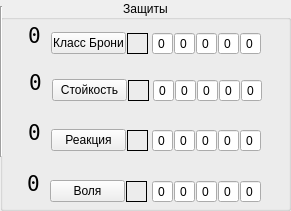
   <widget class="QGroupBox" name="groupBox">
    <property name="geometry">
     <rect>
      <x>260</x>
      <y>70</y>
      <width>291</width>
      <height>211</height>
     </rect>
    </property>
    <property name="title">
     <string>Защиты</string>
    </property>
    <property name="alignment">
     <set>Qt::AlignCenter</set>
    </property>
    <property name="flat">
     <bool>true</bool>
    </property>
    <widget class="QLabel" name="label">
     <property name="geometry">
      <rect>
       <x>9</x>
       <y>9</y>
       <width>51</width>
       <height>51</height>
      </rect>
     </property>
     <property name="styleSheet">
      <string notr="true"/>
     </property>
     <property name="frameShape">
      <enum>QFrame::NoFrame</enum>
     </property>
     <property name="frameShadow">
      <enum>QFrame::Sunken</enum>
     </property>
     <property name="text">
      <string/>
     </property>
     <property name="pixmap">
      <pixmap>icon/Shield-PNG-Image.png</pixmap>
     </property>
     <property name="scaledContents">
      <bool>true</bool>
     </property>
     <property name="alignment">
      <set>Qt::AlignCenter</set>
     </property>
    </widget>
    <widget class="QPushButton" name="pushButton_2">
     <property name="geometry">
      <rect>
       <x>51</x>
       <y>32</y>
       <width>75</width>
       <height>22</height>
      </rect>
     </property>
     <property name="text">
      <string>Класс Брони</string>
     </property>
    </widget>
    <widget class="QLabel" name="AC_sum">
     <property name="geometry">
      <rect>
       <x>19</x>
       <y>20</y>
       <width>31</width>
       <height>31</height>
      </rect>
     </property>
     <property name="font">
      <font>
       <family>NSimSun</family>
       <pointsize>16</pointsize>
      </font>
     </property>
     <property name="text">
      <string>0</string>
     </property>
     <property name="textFormat">
      <enum>Qt::PlainText</enum>
     </property>
     <property name="alignment">
      <set>Qt::AlignCenter</set>
     </property>
    </widget>
    <widget class="QLabel" name="ten_and_halflevel">
     <property name="geometry">
      <rect>
       <x>127</x>
       <y>33</y>
       <width>21</width>
       <height>21</height>
      </rect>
     </property>
     <property name="frameShape">
      <enum>QFrame::Box</enum>
     </property>
     <property name="text">
      <string/>
     </property>
    </widget>
    <widget class="QLabel" name="label_13">
     <property name="geometry">
      <rect>
       <x>10</x>
       <y>56</y>
       <width>51</width>
       <height>51</height>
      </rect>
     </property>
     <property name="styleSheet">
      <string notr="true"/>
     </property>
     <property name="frameShape">
      <enum>QFrame::NoFrame</enum>
     </property>
     <property name="frameShadow">
      <enum>QFrame::Sunken</enum>
     </property>
     <property name="text">
      <string/>
     </property>
     <property name="pixmap">
      <pixmap>icon/Shield-PNG-Image.png</pixmap>
     </property>
     <property name="scaledContents">
      <bool>true</bool>
     </property>
     <property name="alignment">
      <set>Qt::AlignCenter</set>
     </property>
    </widget>
    <widget class="QLabel" name="ten_and_halflevel_2">
     <property name="geometry">
      <rect>
       <x>128</x>
       <y>80</y>
       <width>21</width>
       <height>21</height>
      </rect>
     </property>
     <property name="frameShape">
      <enum>QFrame::Box</enum>
     </property>
     <property name="text">
      <string/>
     </property>
    </widget>
    <widget class="QLabel" name="FORT_sum">
     <property name="geometry">
      <rect>
       <x>20</x>
       <y>67</y>
       <width>31</width>
       <height>31</height>
      </rect>
     </property>
     <property name="font">
      <font>
       <family>NSimSun</family>
       <pointsize>16</pointsize>
      </font>
     </property>
     <property name="text">
      <string>0</string>
     </property>
     <property name="textFormat">
      <enum>Qt::PlainText</enum>
     </property>
     <property name="alignment">
      <set>Qt::AlignCenter</set>
     </property>
    </widget>
    <widget class="QPushButton" name="pushButton_11">
     <property name="geometry">
      <rect>
       <x>52</x>
       <y>79</y>
       <width>75</width>
       <height>22</height>
      </rect>
     </property>
     <property name="text">
      <string>Стойкость</string>
     </property>
    </widget>
    <widget class="QLabel" name="label_20">
     <property name="geometry">
      <rect>
       <x>9</x>
       <y>106</y>
       <width>51</width>
       <height>51</height>
      </rect>
     </property>
     <property name="styleSheet">
      <string notr="true"/>
     </property>
     <property name="frameShape">
      <enum>QFrame::NoFrame</enum>
     </property>
     <property name="frameShadow">
      <enum>QFrame::Sunken</enum>
     </property>
     <property name="text">
      <string/>
     </property>
     <property name="pixmap">
      <pixmap>icon/Shield-PNG-Image.png</pixmap>
     </property>
     <property name="scaledContents">
      <bool>true</bool>
     </property>
     <property name="alignment">
      <set>Qt::AlignCenter</set>
     </property>
    </widget>
    <widget class="QLabel" name="ten_and_halflevel_3">
     <property name="geometry">
      <rect>
       <x>127</x>
       <y>130</y>
       <width>21</width>
       <height>21</height>
      </rect>
     </property>
     <property name="frameShape">
      <enum>QFrame::Box</enum>
     </property>
     <property name="text">
      <string/>
     </property>
    </widget>
    <widget class="QLabel" name="REF_sum">
     <property name="geometry">
      <rect>
       <x>19</x>
       <y>117</y>
       <width>31</width>
       <height>31</height>
      </rect>
     </property>
     <property name="font">
      <font>
       <family>NSimSun</family>
       <pointsize>16</pointsize>
      </font>
     </property>
     <property name="text">
      <string>0</string>
     </property>
     <property name="textFormat">
      <enum>Qt::PlainText</enum>
     </property>
     <property name="alignment">
      <set>Qt::AlignCenter</set>
     </property>
    </widget>
    <widget class="QPushButton" name="pushButton_12">
     <property name="geometry">
      <rect>
       <x>51</x>
       <y>129</y>
       <width>75</width>
       <height>22</height>
      </rect>
     </property>
     <property name="text">
      <string>Реакция</string>
     </property>
    </widget>
    <widget class="QLabel" name="label_32">
     <property name="geometry">
      <rect>
       <x>8</x>
       <y>157</y>
       <width>51</width>
       <height>51</height>
      </rect>
     </property>
     <property name="styleSheet">
      <string notr="true"/>
     </property>
     <property name="frameShape">
      <enum>QFrame::NoFrame</enum>
     </property>
     <property name="frameShadow">
      <enum>QFrame::Sunken</enum>
     </property>
     <property name="text">
      <string/>
     </property>
     <property name="pixmap">
      <pixmap>icon/Shield-PNG-Image.png</pixmap>
     </property>
     <property name="scaledContents">
      <bool>true</bool>
     </property>
     <property name="alignment">
      <set>Qt::AlignCenter</set>
     </property>
    </widget>
    <widget class="QLabel" name="ten_and_halflevel_4">
     <property name="geometry">
      <rect>
       <x>126</x>
       <y>181</y>
       <width>21</width>
       <height>21</height>
      </rect>
     </property>
     <property name="frameShape">
      <enum>QFrame::Box</enum>
     </property>
     <property name="text">
      <string/>
     </property>
    </widget>
    <widget class="QPushButton" name="pushButton_18">
     <property name="geometry">
      <rect>
       <x>50</x>
       <y>180</y>
       <width>75</width>
       <height>22</height>
      </rect>
     </property>
     <property name="text">
      <string>Воля</string>
     </property>
    </widget>
    <widget class="QLabel" name="WILL_sum">
     <property name="geometry">
      <rect>
       <x>18</x>
       <y>168</y>
       <width>31</width>
       <height>31</height>
      </rect>
     </property>
     <property name="font">
      <font>
       <family>NSimSun</family>
       <pointsize>16</pointsize>
      </font>
     </property>
     <property name="text">
      <string>0</string>
     </property>
     <property name="textFormat">
      <enum>Qt::PlainText</enum>
     </property>
     <property name="alignment">
      <set>Qt::AlignCenter</set>
     </property>
    </widget>
    <widget class="Line" name="line">
     <property name="geometry">
      <rect>
       <x>-7</x>
       <y>6</y>
       <width>16</width>
       <height>151</height>
      </rect>
     </property>
     <property name="orientation">
      <enum>Qt::Vertical</enum>
     </property>
    </widget>
    <widget class="QLineEdit" name="armor_dodge">
     <property name="geometry">
      <rect>
       <x>152</x>
       <y>33</y>
       <width>21</width>
       <height>21</height>
      </rect>
     </property>
     <property name="text">
      <string>0</string>
     </property>
     <property name="alignment">
      <set>Qt::AlignCenter</set>
     </property>
    </widget>
    <widget class="QLineEdit" name="class_bonus">
     <property name="geometry">
      <rect>
       <x>174</x>
       <y>33</y>
       <width>21</width>
       <height>21</height>
      </rect>
     </property>
     <property name="text">
      <string>0</string>
     </property>
     <property name="alignment">
      <set>Qt::AlignCenter</set>
     </property>
    </widget>
    <widget class="QLineEdit" name="feat_bonus">
     <property name="geometry">
      <rect>
       <x>196</x>
       <y>33</y>
       <width>21</width>
       <height>21</height>
      </rect>
     </property>
     <property name="text">
      <string>0</string>
     </property>
     <property name="alignment">
      <set>Qt::AlignCenter</set>
     </property>
    </widget>
    <widget class="QLineEdit" name="misc_bonus">
     <property name="geometry">
      <rect>
       <x>240</x>
       <y>33</y>
       <width>21</width>
       <height>21</height>
      </rect>
     </property>
     <property name="text">
      <string>0</string>
     </property>
     <property name="alignment">
      <set>Qt::AlignCenter</set>
     </property>
    </widget>
    <widget class="QLineEdit" name="enh_bonus">
     <property name="geometry">
      <rect>
       <x>218</x>
       <y>33</y>
       <width>21</width>
       <height>21</height>
      </rect>
     </property>
     <property name="text">
      <string>0</string>
     </property>
     <property name="alignment">
      <set>Qt::AlignCenter</set>
     </property>
    </widget>
    <widget class="QLineEdit" name="feat_bonus_2">
     <property name="geometry">
      <rect>
       <x>197</x>
       <y>80</y>
       <width>21</width>
       <height>21</height>
      </rect>
     </property>
     <property name="text">
      <string>0</string>
     </property>
     <property name="alignment">
      <set>Qt::AlignCenter</set>
     </property>
    </widget>
    <widget class="QLineEdit" name="enh_bonus_2">
     <property name="geometry">
      <rect>
       <x>219</x>
       <y>80</y>
       <width>21</width>
       <height>21</height>
      </rect>
     </property>
     <property name="text">
      <string>0</string>
     </property>
     <property name="alignment">
      <set>Qt::AlignCenter</set>
     </property>
    </widget>
    <widget class="QLineEdit" name="ability_bonus">
     <property name="geometry">
      <rect>
       <x>153</x>
       <y>80</y>
       <width>21</width>
       <height>21</height>
      </rect>
     </property>
     <property name="text">
      <string>0</string>
     </property>
     <property name="alignment">
      <set>Qt::AlignCenter</set>
     </property>
    </widget>
    <widget class="QLineEdit" name="class_bonus_2">
     <property name="geometry">
      <rect>
       <x>175</x>
       <y>80</y>
       <width>21</width>
       <height>21</height>
      </rect>
     </property>
     <property name="text">
      <string>0</string>
     </property>
     <property name="alignment">
      <set>Qt::AlignCenter</set>
     </property>
    </widget>
    <widget class="QLineEdit" name="misc_bonus_2">
     <property name="geometry">
      <rect>
       <x>241</x>
       <y>80</y>
       <width>21</width>
       <height>21</height>
      </rect>
     </property>
     <property name="text">
      <string>0</string>
     </property>
     <property name="alignment">
      <set>Qt::AlignCenter</set>
     </property>
    </widget>
    <widget class="QLineEdit" name="feat_bonus_3">
     <property name="geometry">
      <rect>
       <x>196</x>
       <y>130</y>
       <width>21</width>
       <height>21</height>
      </rect>
     </property>
     <property name="text">
      <string>0</string>
     </property>
     <property name="alignment">
      <set>Qt::AlignCenter</set>
     </property>
    </widget>
    <widget class="QLineEdit" name="enh_bonus_3">
     <property name="geometry">
      <rect>
       <x>218</x>
       <y>130</y>
       <width>21</width>
       <height>21</height>
      </rect>
     </property>
     <property name="text">
      <string>0</string>
     </property>
     <property name="alignment">
      <set>Qt::AlignCenter</set>
     </property>
    </widget>
    <widget class="QLineEdit" name="ability_bonus_2">
     <property name="geometry">
      <rect>
       <x>152</x>
       <y>130</y>
       <width>21</width>
       <height>21</height>
      </rect>
     </property>
     <property name="text">
      <string>0</string>
     </property>
     <property name="alignment">
      <set>Qt::AlignCenter</set>
     </property>
    </widget>
    <widget class="QLineEdit" name="class_bonus_3">
     <property name="geometry">
      <rect>
       <x>174</x>
       <y>130</y>
       <width>21</width>
       <height>21</height>
      </rect>
     </property>
     <property name="text">
      <string>0</string>
     </property>
     <property name="alignment">
      <set>Qt::AlignCenter</set>
     </property>
    </widget>
    <widget class="QLineEdit" name="misc_bonus_3">
     <property name="geometry">
      <rect>
       <x>240</x>
       <y>130</y>
       <width>21</width>
       <height>21</height>
      </rect>
     </property>
     <property name="text">
      <string>0</string>
     </property>
     <property name="alignment">
      <set>Qt::AlignCenter</set>
     </property>
    </widget>
    <widget class="QLineEdit" name="feat_bonus_4">
     <property name="geometry">
      <rect>
       <x>196</x>
       <y>181</y>
       <width>21</width>
       <height>21</height>
      </rect>
     </property>
     <property name="text">
      <string>0</string>
     </property>
     <property name="alignment">
      <set>Qt::AlignCenter</set>
     </property>
    </widget>
    <widget class="QLineEdit" name="enh_bonus_4">
     <property name="geometry">
      <rect>
       <x>218</x>
       <y>181</y>
       <width>21</width>
       <height>21</height>
      </rect>
     </property>
     <property name="text">
      <string>0</string>
     </property>
     <property name="alignment">
      <set>Qt::AlignCenter</set>
     </property>
    </widget>
    <widget class="QLineEdit" name="ability_bonus_3">
     <property name="geometry">
      <rect>
       <x>152</x>
       <y>181</y>
       <width>21</width>
       <height>21</height>
      </rect>
     </property>
     <property name="text">
      <string>0</string>
     </property>
     <property name="alignment">
      <set>Qt::AlignCenter</set>
     </property>
    </widget>
    <widget class="QLineEdit" name="class_bonus_4">
     <property name="geometry">
      <rect>
       <x>174</x>
       <y>181</y>
       <width>21</width>
       <height>21</height>
      </rect>
     </property>
     <property name="text">
      <string>0</string>
     </property>
     <property name="alignment">
      <set>Qt::AlignCenter</set>
     </property>
    </widget>
    <widget class="QLineEdit" name="misc_bonus_4">
     <property name="geometry">
      <rect>
       <x>240</x>
       <y>181</y>
       <width>21</width>
       <height>21</height>
      </rect>
     </property>
     <property name="text">
      <string>0</string>
     </property>
     <property name="alignment">
      <set>Qt::AlignCenter</set>
     </property>
    </widget>
   </widget>
